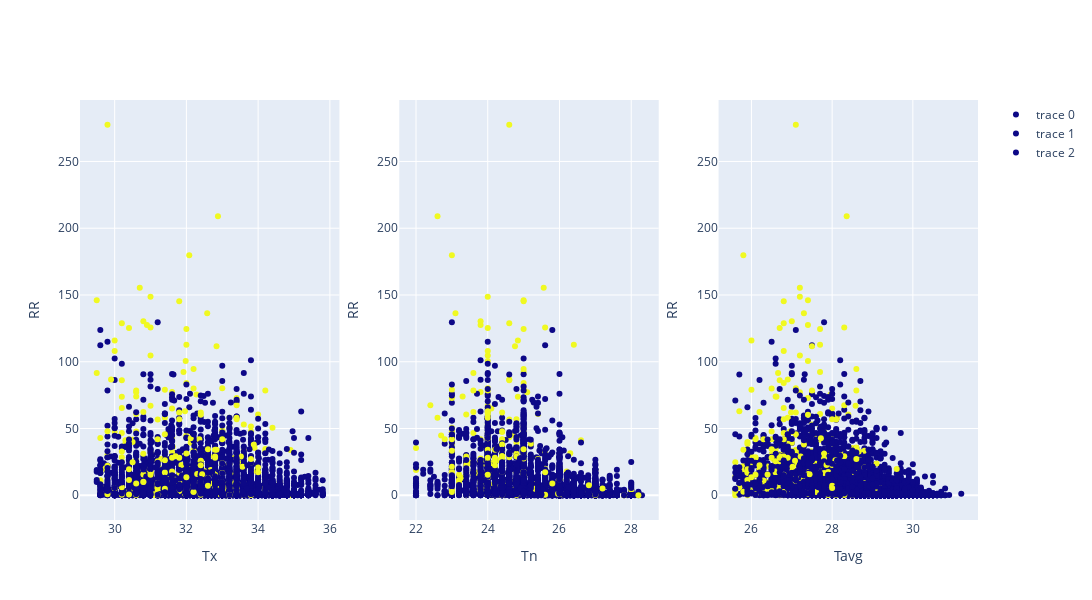

The notebook cell this image was saved under:
### Markdown cell above
### Melihat Relasi Suhu(Tn,Tavg,Tx) dan Curah Hujan(RR)

### Code cell
# temp=['Tx','Tn','Tavg']
# fig = make_subplots(cols=3,vertical_spacing=0.05)
# indexCol = 0
# for i in range(1,4): 
#         fig.add_trace(go.Scatter(y=df_fixed['RR'] , x = df_fixed[temp[indexCol]],mode='markers',marker_color =df_fixed['flood']),col=i,row=1)
#         indexCol+=1


# fig.update_layout(height=600, width=1600)
# fig.update_traces(textposition="bottom right")
# for i in range(1,4): 
#         fig['layout']['xaxis{0}'.format(i)]['title']= temp[i-1]
#         fig['layout']['yaxis{0}'.format(i)]['title']= 'RR'
# fig.show()

### Figure 1 — Plotly figure (JSON) as saved in the notebook; plotly's stock layout.template omitted (floating-point values rounded to 4 significant figures; data arrays with more than 128 entries replaced by an {"elided": "..."} marker saying what was removed)
{"data": [{"marker": {"color": {"elided": "6308 int values"}}, "mode": "markers", "textposition": "bottom right", "type": "scatter", "x": {"elided": "6308 float values"}, "xaxis": "x", "y": {"elided": "6308 float values"}, "yaxis": "y"}, {"marker": {"color": {"elided": "6308 int values"}}, "mode": "markers", "textposition": "bottom right", "type": "scatter", "x": {"elided": "6308 float values"}, "xaxis": "x2", "y": {"elided": "6308 float values"}, "yaxis": "y2"}, {"marker": {"color": {"elided": "6308 int values"}}, "mode": "markers", "textposition": "bottom right", "type": "scatter", "x": {"elided": "6308 float values"}, "xaxis": "x3", "y": {"elided": "6308 float values"}, "yaxis": "y3"}], "layout": {"height": 600, "width": 1600, "xaxis": {"anchor": "y", "domain": [0, 0.2889], "title": {"text": "Tx"}}, "xaxis2": {"anchor": "y2", "domain": [0.3556, 0.6444], "title": {"text": "Tn"}}, "xaxis3": {"anchor": "y3", "domain": [0.7111, 1], "title": {"text": "Tavg"}}, "yaxis": {"anchor": "x", "domain": [0, 1], "title": {"text": "RR"}}, "yaxis2": {"anchor": "x2", "domain": [0, 1], "title": {"text": "RR"}}, "yaxis3": {"anchor": "x3", "domain": [0, 1], "title": {"text": "RR"}}}}
